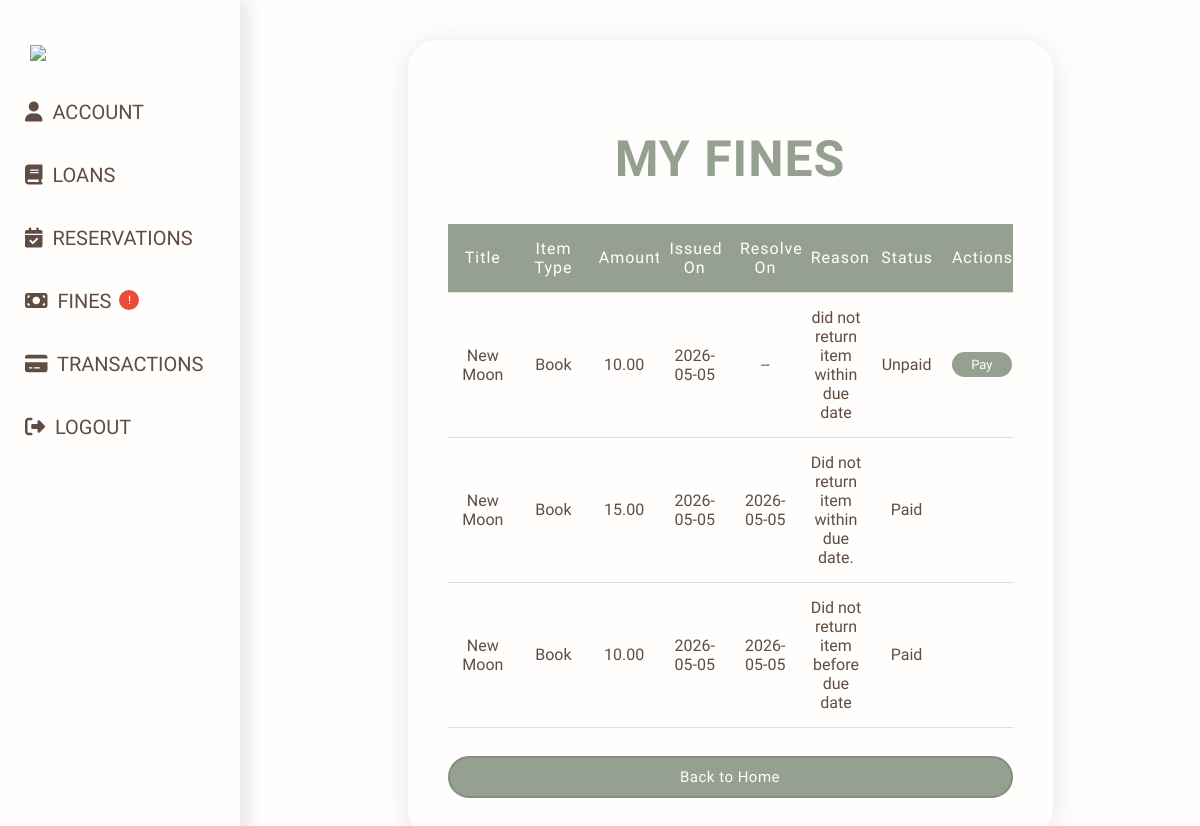
The page /fines (signed in) on the database as committed earlier.
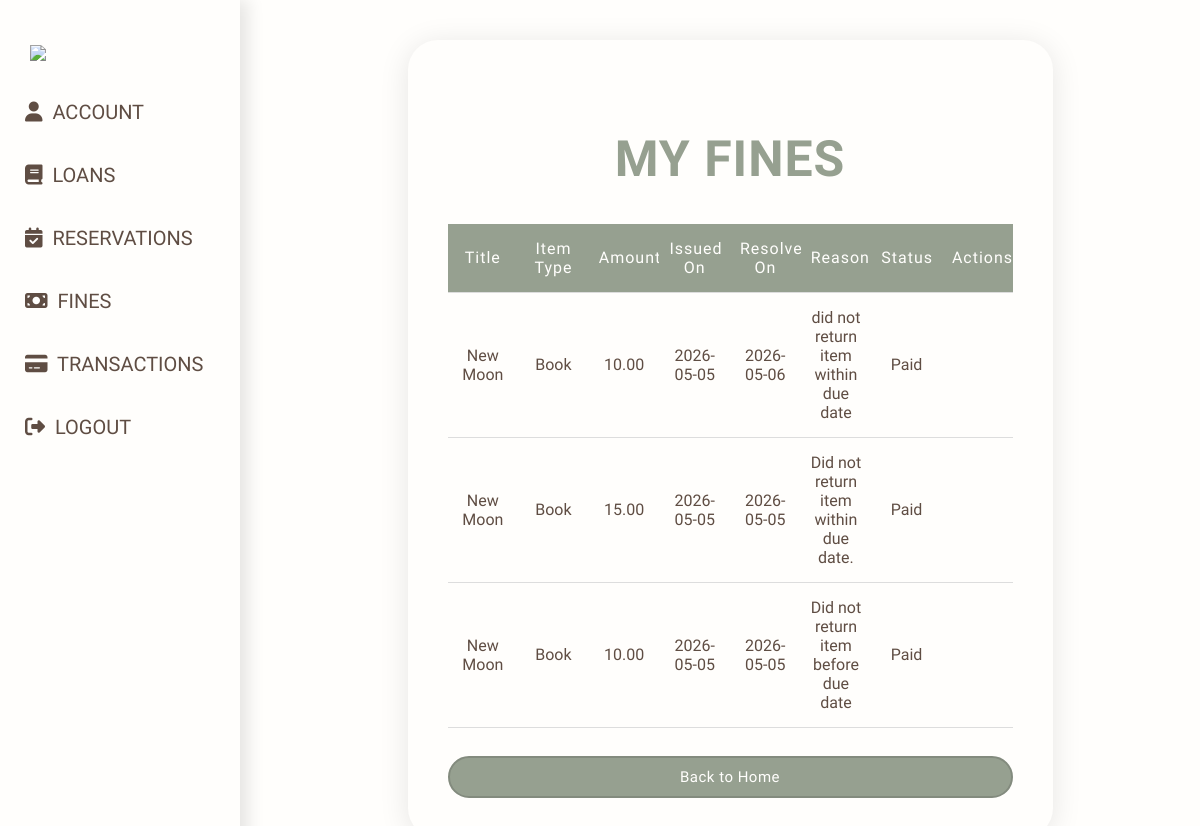
The same page on the database as committed later.
### models/Fine.py (models this page shows, shortened)
class Fine(db.Model):
    __tablename__ = "Fines"
    id                   = db.Column(db.Integer, primary_key=True)
    fine_id              = db.Column(db.String(45), unique=True, nullable=False)
    transaction_id       = db.Column(db.String(45), db.ForeignKey("Transactions.transaction_id"), nullable=False)
    user_id              = db.Column(db.String(45), db.ForeignKey("users.user_id"), nullable=False)
    amount               = db.Column(db.Float, nullable=False)
    issued_on            = db.Column(db.DateTime, default=utcnow)
    status               = db.Column(db.Enum(FineStatus), nullable=False, default=FineStatus.UNPAID)
    resolved_on          = db.Column(db.DateTime, nullable=True)
    reason               = db.Column(db.String(320), nullable=False)
    user                 = db.relationship("User", backref="fines")
    transaction          = db.relationship("Transaction", backref="fines")

### models/Items.py (models this page shows, shortened)
class Item(db.Model):
    __tablename__ = "Items"
    id                  = db.Column(db.Integer, primary_key = True)
    item_id             = db.Column(db.String(36), unique = True, nullable = False)
    title               = db.Column(db.String(200), nullable = False)
    description         = db.Column(db.String(300), nullable = True)
    qty                 = db.Column(db.Integer, nullable = False)
    available_qty       = db.Column(db.Integer, nullable = False)
    added_on            = db.Column(db.DateTime, default = utcnow)
    item_type           = db.Column(db.String(20), nullable = False)
    image_url           = db.Column(db.String(500), nullable = True)
    loan_days           = 14
    __mapper_args__ = {
        'polymorphic_on': item_type,
        'polymorphic_identity': 'item'
    }

### app.py (the view)
@app.route('/fines')
@login_required
def fines():
    fines = (Fine.query.filter_by(user_id=current_user.user_id).order_by(Fine.issued_on.desc()).all())
    return render_template('fines.html', user=current_user, fines=fines)

### app.py (called while the page is built)
@login_manager.user_loader
def load_user(user_id):
    return User.query.filter_by(user_id=user_id).first()

### templates/fines.html (shortened to what this page needs)
{% extends "profile-layout.html" %}
{% block content %}
<h2 class="title">My Fines</h2>
<br>
{% if fines %}
    <table class = "t-table">
        <thead>
            <tr>
                <th>Title</th>
                <th>Item Type</th>
                <th>Amount</th>
                <th>Issued On</th>
                <th>Resolved On</th>
                <th>Reason</th>
                <th>Status</th>
                <th>Actions</th>
            </tr>
        </thead>
        <tbody>
            {% for f in fines %}
            <tr>
                <td>{{ f.transaction.item.title if f.transaction.item else 'N/A' }}</td>
                <td>{{ f.transaction.item.item_type if f.transaction.item else 'N/A' }}</td>
                <td>{{ "%.2f"|format(f.amount) }}</td>
                <td>{{ f.issued_on.strftime('%Y-%m-%d') if f.issued_on else '--' }}</td>
                <td>{{ f.resolved_on.strftime('%Y-%m-%d') if f.resolved_on else '--' }}</td>
                <td>{{ f.reason if f.reason else 'N/A' }}</td>
                <td>{{ f.status.value }}</td>
                <td>
                    {% if f.status.value == 'Unpaid' %}
                        <form method = "post" action="{{ url_for('pay_fine', fine_id=f.fine_id) }}">
                            <button type = "submit" class="pay-btn">Pay</button>
                        </form>
                    {% endif %}
                </td>
            </tr>
            {% endfor %}
        </tbody>
    </table>
{% else %}
<p>No fines found.</p>
{% endif %}
<a href="{{ url_for('index') }}" class="btn">Back to Home</a>
{% endblock %}

Rows that differ between the two databases and show on the page:
changed Fine "did not return item within due date": resolved_on "--" → "2026-05-06"; status.value "Unpaid" → "Paid"; no longer shows "Pay"
